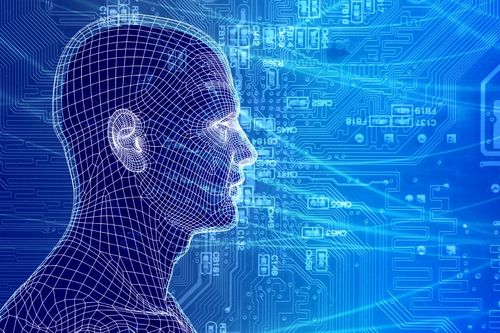
#> input picture image.jpg, 500 x 333 px
$ python greyscale.py
#> lines starting #> are read from the running program, lines starting #| are printed output that depends on the picture
import cv2

image = cv2.imread("image.jpg")
#> image is the input picture: shape (333, 500, 3); mean B, G, R 186.4, 102.4, 33

if image is not None:
    gray = cv2.cvtColor(image, cv2.COLOR_BGR2GRAY)
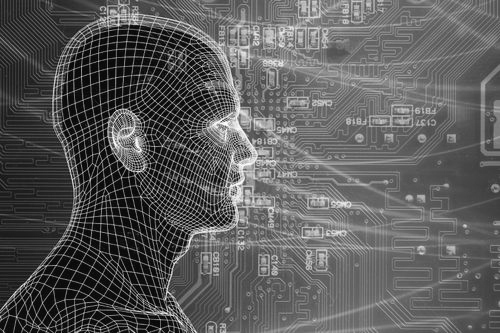
#> gray: shape (333, 500); min 6, max 253, mean 91.2
    cv2.imshow("Grayscale image", gray)
    cv2.waitKey(0)
    cv2.destroyAllWindows()

else:
    print("could not load image")
